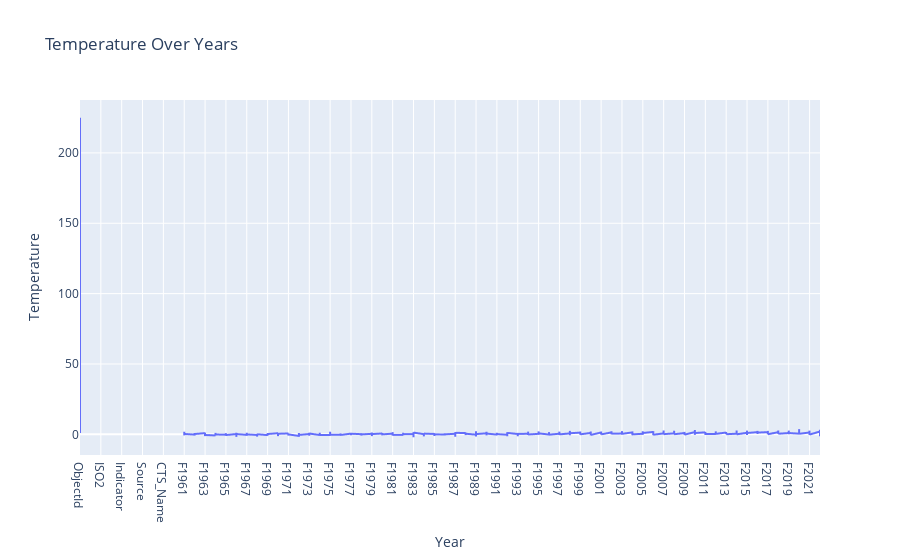

Notebook source saved alongside this figure:
### Code cell
df_melted = df.melt(var_name='Year', value_name='Temperature')

# Create the plot
fig = px.line(df_melted, x='Year', y='Temperature', title='Temperature Over Years')

# Show the plot
fig.show()

### Figure 1 — Plotly figure (JSON) as saved in the notebook; plotly's stock layout.template omitted (floating-point values rounded to 4 significant figures; data arrays with more than 128 entries replaced by an {"elided": "..."} marker saying what was removed)
{"data": [{"hovertemplate": "Year=%{x}<br>Temperature=%{y}<extra></extra>", "legendgroup": "", "line": {"color": "#636efa", "dash": "solid"}, "marker": {"symbol": "circle"}, "mode": "lines", "name": "", "showlegend": false, "type": "scattergl", "x": {"elided": "16200 str values"}, "xaxis": "x", "y": {"elided": "16200 mixed values"}, "yaxis": "y"}], "layout": {"legend": {"tracegroupgap": 0}, "title": {"text": "Temperature Over Years"}, "xaxis": {"anchor": "y", "domain": [0, 1], "title": {"text": "Year"}}, "yaxis": {"anchor": "x", "domain": [0, 1], "title": {"text": "Temperature"}}}}
